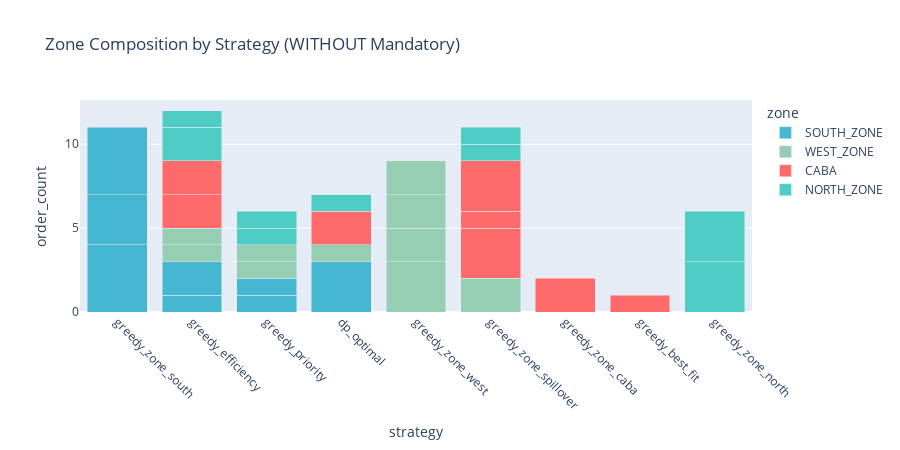

Notebook source saved alongside this figure:
### Code cell
# Zone composition per candidate (Non-Mandatory)
zone_data_nm = []
for c in unique_non_mandatory:
    for zone, count in c.zone_breakdown.items():
        zone_data_nm.append({
            "strategy": c.strategy.value,
            "zone": zone,
            "order_count": count,
        })

zone_df_nm = pd.DataFrame(zone_data_nm)

fig = px.bar(
    zone_df_nm,
    x="strategy",
    y="order_count",
    color="zone",
    title="Zone Composition by Strategy (WITHOUT Mandatory)",
    color_discrete_map=zone_colors,
)
fig.update_layout(height=450, xaxis_tickangle=45, barmode="stack")
fig.show()

### Figure 1 — Plotly figure (JSON) as saved in the notebook; plotly's stock layout.template omitted (floating-point values rounded to 4 significant figures)
{"data": [{"hovertemplate": "zone=SOUTH_ZONE<br>strategy=%{x}<br>order_count=%{y}<extra></extra>", "legendgroup": "SOUTH_ZONE", "marker": {"color": "#45B7D1", "pattern": {"shape": ""}}, "name": "SOUTH_ZONE", "orientation": "v", "showlegend": true, "textposition": "auto", "type": "bar", "x": ["greedy_zone_south", "greedy_efficiency", "greedy_priority", "greedy_zone_south", "greedy_efficiency", "greedy_priority", "greedy_zone_south", "dp_optimal"], "xaxis": "x", "y": [4, 1, 1, 3, 2, 1, 4, 3], "yaxis": "y"}, {"hovertemplate": "zone=WEST_ZONE<br>strategy=%{x}<br>order_count=%{y}<extra></extra>", "legendgroup": "WEST_ZONE", "marker": {"color": "#96CEB4", "pattern": {"shape": ""}}, "name": "WEST_ZONE", "orientation": "v", "showlegend": true, "textposition": "auto", "type": "bar", "x": ["greedy_zone_west", "greedy_efficiency", "greedy_priority", "greedy_zone_west", "greedy_zone_west", "greedy_efficiency", "greedy_priority", "greedy_zone_west", "dp_optimal", "greedy_zone_spillover"], "xaxis": "x", "y": [3, 1, 1, 2, 2, 1, 1, 2, 1, 2], "yaxis": "y"}, {"hovertemplate": "zone=CABA<br>strategy=%{x}<br>order_count=%{y}<extra></extra>", "legendgroup": "CABA", "marker": {"color": "#FF6B6B", "pattern": {"shape": ""}}, "name": "CABA", "orientation": "v", "showlegend": true, "textposition": "auto", "type": "bar", "x": ["greedy_efficiency", "greedy_zone_caba", "greedy_best_fit", "greedy_efficiency", "greedy_zone_spillover", "dp_optimal", "greedy_zone_spillover", "greedy_zone_spillover"], "xaxis": "x", "y": [2, 2, 1, 2, 3, 2, 1, 3], "yaxis": "y"}, {"hovertemplate": "zone=NORTH_ZONE<br>strategy=%{x}<br>order_count=%{y}<extra></extra>", "legendgroup": "NORTH_ZONE", "marker": {"color": "#4ECDC4", "pattern": {"shape": ""}}, "name": "NORTH_ZONE", "orientation": "v", "showlegend": true, "textposition": "auto", "type": "bar", "x": ["greedy_efficiency", "greedy_priority", "greedy_zone_north", "greedy_efficiency", "greedy_priority", "greedy_zone_north", "greedy_zone_spillover", "dp_optimal", "greedy_zone_spillover"], "xaxis": "x", "y": [2, 1, 3, 1, 1, 3, 1, 1, 1], "yaxis": "y"}], "layout": {"barmode": "stack", "height": 450, "legend": {"title": {"text": "zone"}, "tracegroupgap": 0}, "title": {"text": "Zone Composition by Strategy (WITHOUT Mandatory)"}, "xaxis": {"anchor": "y", "domain": [0, 1], "tickangle": 45, "title": {"text": "strategy"}}, "yaxis": {"anchor": "x", "domain": [0, 1], "title": {"text": "order_count"}}}}
